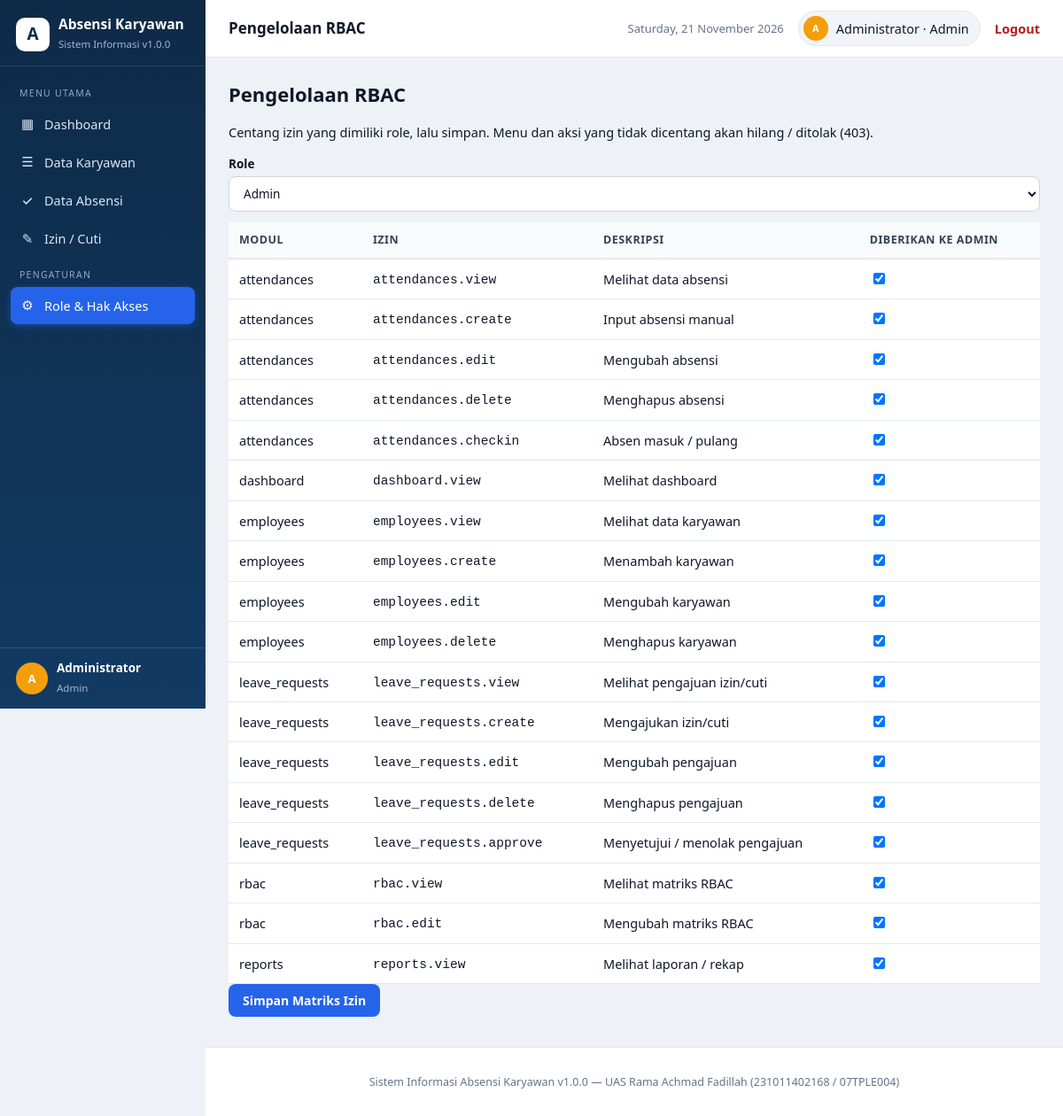
/modules/rbac/index.php (signed in), run on the app's committed database.
### tables this page shows
CREATE TABLE `users` (
  `id` INT UNSIGNED NOT NULL AUTO_INCREMENT,
  `name` VARCHAR(100) NOT NULL,
  `email` VARCHAR(100) NOT NULL,
  `password` VARCHAR(255) NOT NULL,
  `role_id` INT UNSIGNED NOT NULL,
  `employee_id` INT UNSIGNED NULL,
  `is_active` TINYINT(1) NOT NULL DEFAULT 1,
  `created_at` TIMESTAMP NOT NULL DEFAULT CURRENT_TIMESTAMP,
  `updated_at` TIMESTAMP NOT NULL DEFAULT CURRENT_TIMESTAMP ON UPDATE CURRENT_TIMESTAMP,
  PRIMARY KEY (`id`),
  UNIQUE KEY `uk_users_email` (`email`),
  KEY `idx_users_role` (`role_id`),
  KEY `idx_users_employee` (`employee_id`),
  CONSTRAINT `fk_users_role` FOREIGN KEY (`role_id`) REFERENCES `roles` (`id`) ON UPDATE CASCADE ON DELETE RESTRICT,
  CONSTRAINT `fk_users_employee` FOREIGN KEY (`employee_id`) REFERENCES `employees` (`id`) ON UPDATE CASCADE ON DELETE SET NULL
);

CREATE TABLE `roles` (
  `id` INT UNSIGNED NOT NULL AUTO_INCREMENT,
  `name` VARCHAR(50) NOT NULL,
  `description` VARCHAR(255) NULL,
  `created_at` TIMESTAMP NOT NULL DEFAULT CURRENT_TIMESTAMP,
  PRIMARY KEY (`id`),
  UNIQUE KEY `uk_roles_name` (`name`)
);

CREATE TABLE `permissions` (
  `id` INT UNSIGNED NOT NULL AUTO_INCREMENT,
  `name` VARCHAR(100) NOT NULL,
  `module` VARCHAR(50) NOT NULL,
  `description` VARCHAR(255) NULL,
  PRIMARY KEY (`id`),
  UNIQUE KEY `uk_permissions_name` (`name`),
  KEY `idx_permissions_module` (`module`)
);

### config/database.php (called while the page is built, shortened)
<?php
function getPDO()
{
    static $pdo = null;
    if ($pdo === null) {
        $dsn = 'mysql:host=' . DB_HOST . ';dbname=' . DB_NAME . ';charset=' . DB_CHARSET;
        $options = [
            PDO::ATTR_ERRMODE            => PDO::ERRMODE_EXCEPTION,
            PDO::ATTR_DEFAULT_FETCH_MODE => PDO::FETCH_ASSOC,
            PDO::ATTR_EMULATE_PREPARES   => false,
        ];
        $pdo = new PDO($dsn, DB_USER, DB_PASS, $options);
    }
    return $pdo;
}

### includes/auth.php (called while the page is built, shortened)
<?php
require_once __DIR__ . '/../config/database.php';
function currentUser()
{
    $stmt = getPDO()->prepare(
        'SELECT u.*, r.name AS role_name FROM users u ' .
        'JOIN roles r ON r.id = u.role_id WHERE u.id = ? LIMIT 1'
    );
    $stmt->execute([$_SESSION['user_id']]);
    $user = $stmt->fetch();
    return $user ?: null;
}
function hasPermission($permissionName)
{
    $user = currentUser();
    $stmt = getPDO()->prepare(
        'SELECT COUNT(*) FROM role_permissions rp ' .
        'JOIN permissions p ON p.id = rp.permission_id ' .
        'WHERE rp.role_id = ? AND p.name = ?'
    );
    $stmt->execute([$user['role_id'], $permissionName]);
    return (int) $stmt->fetchColumn() > 0;
}

### includes/helpers.php (called while the page is built, shortened)
<?php
function e($value)
{
    return htmlspecialchars((string) $value, ENT_QUOTES, 'UTF-8');
}

### modules/rbac/index.php (the view, shortened to what this page needs)
<?php
require_once __DIR__ . '/../../includes/auth.php';
$pdo = getPDO();
$roles = $pdo->query('SELECT * FROM roles ORDER BY id')->fetchAll();
$permissions = $pdo->query('SELECT * FROM permissions ORDER BY module, id')->fetchAll();
$selectedRole = (int) ($_GET['role_id'] ?? $roles[0]['id']);
$granted = $pdo->prepare('SELECT permission_id FROM role_permissions WHERE role_id = ?');
$granted->execute([$selectedRole]);
$grantedIds = array_column($granted->fetchAll(), 'permission_id');
$roleName = '';
foreach ($roles as $r) {
    if ((int) $r['id'] === $selectedRole) {
        $roleName = $r['name'];
    }
}
$pageTitle = 'Pengelolaan RBAC';
require __DIR__ . '/../../includes/header.php';
?>
<h1>Pengelolaan RBAC</h1>
<p>Centang izin yang dimiliki role, lalu simpan. Menu dan aksi yang tidak dicentang akan hilang / ditolak (403).</p>
<form method="get">
  <label>Role <select name="role_id" onchange="this.form.submit()">
    <?php foreach ($roles as $r): ?>
      <option value="<?php echo (int) $r['id']; ?>" <?php echo (int) $r['id'] === $selectedRole ? 'selected' : ''; ?>><?php echo e($r['name']); ?></option>
    <?php endforeach; ?>
  </select></label>
</form>
<form method="post">
  <table>
  <tr><th>Modul</th><th>Izin</th><th>Deskripsi</th><th>Diberikan ke <?php echo e($roleName); ?></th></tr>
  <?php foreach ($permissions as $p): ?>
  <tr>
    <td><?php echo e($p['module']); ?></td>
    <td><code><?php echo e($p['name']); ?></code></td>
    <td><?php echo e($p['description']); ?></td>
    <td><input type="checkbox" name="permissions[]" value="<?php echo (int) $p['id']; ?>" <?php echo in_array((int) $p['id'], array_map('intval', $grantedIds)) ? 'checked' : ''; ?>></td>
  </tr>
  <?php endforeach; ?>
  </table>
  <?php if (hasPermission('rbac.edit')): ?><button type="submit">Simpan Matriks Izin</button><?php endif; ?>
</form>
<?php require __DIR__ . '/../../includes/footer.php'; ?>

### includes/header.php (shortened to what this page needs)
<?php
require_once __DIR__ . '/helpers.php';
require_once __DIR__ . '/auth.php';
$user = currentUser();
$initials = '';
foreach (preg_split('/\s+/', trim($user['name'])) as $part) {
    if ($part !== '') { $initials .= strtoupper($part[0]); }
}
$active = $pageTitle ?? '';
function menuLink($href, $label, $icon, $title, $active) {
    $cls = ($title === $active) ? ' class="active"' : '';
    echo '<a href="' . $href . '"' . $cls . '><span class="ico">' . $icon . '</span>' . $label . '</a>';
}
?>
<!DOCTYPE html>
<html lang="id">
<head>
<link rel="stylesheet" href="/assets/style.css">
</head>
<body>
<div class="layout">
<aside class="sidebar">
  <div class="brand">
    <span class="logo">A</span>
    <span><strong>Absensi Karyawan</strong><small>Sistem Informasi v<?php echo APP_VERSION; ?></small></span>
  </div>
  <nav class="menu">
    <span class="menu-label">Menu Utama</span>
    <?php if (hasPermission('dashboard.view')) { menuLink('/dashboard.php', 'Dashboard', '▦', 'Dashboard', $active); } ?>
    <?php if (hasPermission('employees.view')) { menuLink('/modules/employees/index.php', 'Data Karyawan', '☰', 'Data Karyawan', $active); } ?>
    <?php if (hasPermission('attendances.view')) { menuLink('/modules/attendances/index.php', 'Data Absensi', '✓', 'Data Absensi', $active); } ?>
    <?php if (hasPermission('leave_requests.view')) { menuLink('/modules/leave_requests/index.php', 'Izin / Cuti', '✎', 'Izin / Cuti', $active); } ?>
    <?php if (hasPermission('rbac.view')): ?>
    <span class="menu-label">Pengaturan</span>
    <?php endif; ?>
  </nav>
  <div class="side-user">
    <span class="avatar"><?php echo e($initials); ?></span>
    <span><strong><?php echo e($user['name']); ?></strong><small><?php echo e($user['role_name']); ?></small></span>
  </div>
</aside>
<div class="main">
<header class="topbar">
  <span class="page-title"><?php echo e($pageTitle ?? 'Dashboard'); ?></span>
  <span class="date"><?php echo e(date('l, d F Y')); ?></span>
  <span class="user-chip"><span class="avatar"><?php echo e($initials); ?></span><?php echo e($user['name']); ?> · <?php echo e($user['role_name']); ?></span>
  <a class="logout" href="/logout.php">Logout</a>
</header>
<main class="container">

### assets/style.css (style rules this page uses)
:root { --navy:#0e2a47; --navy-2:#123a63; --blue:#2563eb; --blue-dark:#1d4ed8; --ink:#0f172a; --muted:#64748b; --line:#e2e8f0; --bg:#eef2f7; --green:#15803d; --green-bg:#dcfce7; --amber:#b45309; --amber-bg:#fef3c7; --red:#b91c1c; --red-bg:#fee2e2; --teal:#0f766e; --teal-bg:#ccfbf1; --violet:#6d28d9; --violet-bg:#ede9fe; --radius:12px; --shadow:0 1px 3px rgba(15,23,42,.08),0 4px 14px rgba(15,23,42,.05); }
* { box-sizing:border-box }
html,body { margin:0;padding:0 }
body { font-family:"Segoe UI",system-ui,-apple-system,Roboto,Arial,sans-serif;background:var(--bg);color:var(--ink);font-size:14.5px;line-height:1.55 }
a { color:var(--blue);text-decoration:none }
h1 { font-size:22px;margin:0 0 4px }
.layout { display:flex;min-height:100vh }
.sidebar { width:232px;flex:0 0 232px;background:linear-gradient(180deg,var(--navy) 0%,var(--navy-2) 100%);color:#dbe7f5;display:flex;flex-direction:column;position:sticky;top:0;height:100vh }
.brand { display:flex;align-items:center;gap:10px;padding:18px 18px 14px;border-bottom:1px solid rgba(255,255,255,.12) }
.brand .logo { width:38px;height:38px;border-radius:10px;background:#fff;color:var(--navy);display:flex;align-items:center;justify-content:center;font-weight:800;font-size:19px }
.brand strong { display:block;color:#fff;font-size:15.5px;line-height:1.25 }
.brand small { color:#9db8d6;font-size:11.5px }
.menu { padding:12px 12px 6px;display:flex;flex-direction:column;gap:2px }
.menu .menu-label { font-size:10.5px;letter-spacing:.12em;text-transform:uppercase;color:#8fa9c7;padding:10px 10px 4px }
.menu a { color:#dbe7f5;padding:9px 10px;border-radius:8px;display:flex;align-items:center;gap:10px;font-weight:500 }
.menu a.active { background:var(--blue);color:#fff;box-shadow:0 2px 8px rgba(37,99,235,.45) }
.menu a .ico { width:18px;text-align:center;font-size:15px }
.sidebar .side-user { margin-top:auto;padding:14px 18px;border-top:1px solid rgba(255,255,255,.12);display:flex;gap:10px;align-items:center }
.avatar { width:36px;height:36px;border-radius:50%;background:#f59e0b;color:#fff;display:flex;align-items:center;justify-content:center;font-weight:700;font-size:13px;flex:0 0 36px }
.side-user strong { display:block;color:#fff;font-size:13.5px;line-height:1.3 }
.side-user small { color:#9db8d6;font-size:11.5px }
.main { flex:1;min-width:0;display:flex;flex-direction:column }
.topbar { background:#fff;border-bottom:1px solid var(--line);padding:12px 26px;display:flex;align-items:center;gap:16px;position:sticky;top:0;z-index:5 }
.topbar .page-title { font-size:17px;font-weight:700 }
.topbar .date { color:var(--muted);font-size:13px }
.topbar .user-chip { display:flex;align-items:center;gap:9px;background:#f1f5f9;border:1px solid var(--line);padding:5px 12px 5px 5px;border-radius:999px }
.topbar .user-chip .avatar { width:28px;height:28px;flex-basis:28px;font-size:11px }
.topbar .logout { color:var(--red);font-weight:600 }
.container { max-width:1180px;width:100%;margin:0 auto;padding:24px 26px 34px }
table { width:100%;border-collapse:collapse;background:#fff }
th,td { padding:10px 12px;text-align:left;vertical-align:middle }
th { background:#f8fafc;color:#334155;font-size:12.5px;text-transform:uppercase;letter-spacing:.04em;border-bottom:2px solid var(--line) }
td { border-bottom:1px solid var(--line) }
button,.btn { background:var(--blue);color:#fff;border:0;padding:9px 16px;cursor:pointer;text-decoration:none;display:inline-block;border-radius:8px;font-size:14px;font-weight:600;font-family:inherit }
input,select,textarea { width:100%;padding:9px 12px;margin-top:4px;border:1px solid #cbd5e1;border-radius:8px;font:inherit;background:#fff;color:var(--ink) }
input[type="checkbox"] { width:auto }
form label { display:block;margin:12px 0;font-weight:600;font-size:13.5px }
form label input,form label select,form label textarea { font-weight:400 }

### data on the page
users: name "Administrator", role.name "Admin"
roles: name "ADMIN"
permissions: module "attendances", name "attendances.view", description "Melihat data absensi", id "☑"
permissions: module "attendances", name "attendances.create", description "Input absensi manual", id "☑"
permissions: module "attendances", name "attendances.edit", description "Mengubah absensi", id "☑"
permissions: module "attendances", name "attendances.delete", description "Menghapus absensi", id "☑"
permissions: module "attendances", name "attendances.checkin", description "Absen masuk / pulang", id "☑"
permissions: module "dashboard", name "dashboard.view", description "Melihat dashboard", id "☑"
permissions: module "employees", name "employees.view", description "Melihat data karyawan", id "☑"
permissions: module "employees", name "employees.create", description "Menambah karyawan", id "☑"
permissions: module "employees", name "employees.edit", description "Mengubah karyawan", id "☑"
permissions: module "employees", name "employees.delete", description "Menghapus karyawan", id "☑"
permissions: module "leave_requests", name "leave_requests.view", description "Melihat pengajuan izin/cuti", id "☑"
permissions: module "leave_requests", name "leave_requests.create", description "Mengajukan izin/cuti", id "☑"
permissions: module "leave_requests", name "leave_requests.edit", description "Mengubah pengajuan", id "☑"
permissions: module "leave_requests", name "leave_requests.delete", description "Menghapus pengajuan", id "☑"
permissions: module "leave_requests", name "leave_requests.approve", description "Menyetujui / menolak pengajuan", id "☑"
permissions: module "rbac", name "rbac.view", description "Melihat matriks RBAC", id "☑"
permissions: module "rbac", name "rbac.edit", description "Mengubah matriks RBAC", id "☑"
permissions: module "reports", name "reports.view", description "Melihat laporan / rekap", id "☑"

### other printed values
APP_VERSION "1.0.0"
$icon "▦ ☰ ✓ ✎ ⚙"
$label "Dashboard Data Karyawan Data Absensi Izin / Cuti Role & Hak Akses"
$initials "A"
$pageTitle "Pengelolaan RBAC"
APP_NAME "Sistem Informasi Absensi Karyawan"
form field role_id "Admin"
